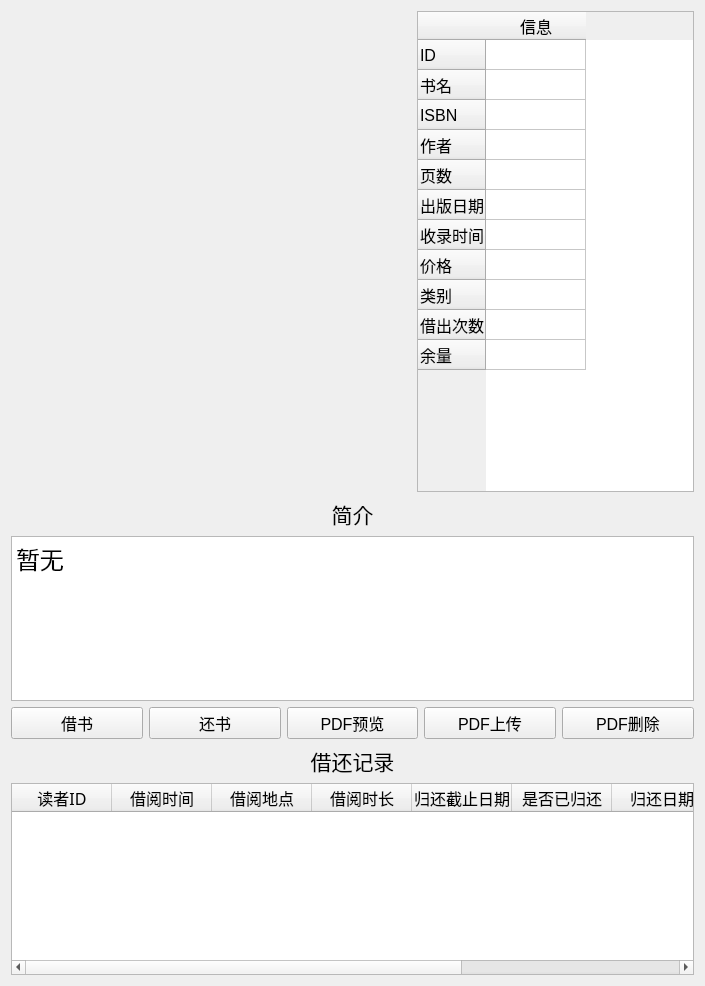
<?xml version="1.0" encoding="UTF-8"?>
<ui version="4.0">
 <class>BookDetailWidget</class>
 <widget class="QWidget" name="BookDetailWidget">
  <property name="geometry">
   <rect>
    <x>0</x>
    <y>0</y>
    <width>705</width>
    <height>986</height>
   </rect>
  </property>
  <property name="sizePolicy">
   <sizepolicy hsizetype="Expanding" vsizetype="Expanding">
    <horstretch>0</horstretch>
    <verstretch>0</verstretch>
   </sizepolicy>
  </property>
  <property name="minimumSize">
   <size>
    <width>230</width>
    <height>480</height>
   </size>
  </property>
  <property name="windowTitle">
   <string>Form</string>
  </property>
  <layout class="QVBoxLayout" name="verticalLayout_3">
   <item>
    <layout class="QVBoxLayout" name="verticalLayout_2" stretch="2,1,0,0">
     <item>
      <layout class="QHBoxLayout" name="horizontalLayout_2" stretch="0,0,0">
       <item>
        <widget class="QLabel" name="book_cover">
         <property name="sizePolicy">
          <sizepolicy hsizetype="Expanding" vsizetype="Expanding">
           <horstretch>0</horstretch>
           <verstretch>0</verstretch>
          </sizepolicy>
         </property>
         <property name="minimumSize">
          <size>
           <width>360</width>
           <height>480</height>
          </size>
         </property>
         <property name="maximumSize">
          <size>
           <width>360</width>
           <height>480</height>
          </size>
         </property>
         <property name="text">
          <string/>
         </property>
        </widget>
       </item>
       <item>
        <spacer name="horizontalSpacer">
         <property name="orientation">
          <enum>Qt::Horizontal</enum>
         </property>
         <property name="sizeType">
          <enum>QSizePolicy::Fixed</enum>
         </property>
         <property name="sizeHint" stdset="0">
          <size>
           <width>40</width>
           <height>20</height>
          </size>
         </property>
        </spacer>
       </item>
       <item>
        <widget class="QTableWidget" name="book_info">
         <property name="sizePolicy">
          <sizepolicy hsizetype="Expanding" vsizetype="Expanding">
           <horstretch>0</horstretch>
           <verstretch>0</verstretch>
          </sizepolicy>
         </property>
         <row>
          <property name="text">
           <string>ID</string>
          </property>
          <property name="font">
           <font>
            <pointsize>12</pointsize>
           </font>
          </property>
         </row>
         <row>
          <property name="text">
           <string>书名</string>
          </property>
          <property name="font">
           <font>
            <pointsize>12</pointsize>
           </font>
          </property>
         </row>
         <row>
          <property name="text">
           <string>ISBN</string>
          </property>
          <property name="font">
           <font>
            <pointsize>12</pointsize>
           </font>
          </property>
         </row>
         <row>
          <property name="text">
           <string>作者</string>
          </property>
          <property name="font">
           <font>
            <pointsize>12</pointsize>
           </font>
          </property>
         </row>
         <row>
          <property name="text">
           <string>页数</string>
          </property>
          <property name="font">
           <font>
            <pointsize>12</pointsize>
           </font>
          </property>
         </row>
         <row>
          <property name="text">
           <string>出版日期</string>
          </property>
          <property name="font">
           <font>
            <pointsize>12</pointsize>
           </font>
          </property>
         </row>
         <row>
          <property name="text">
           <string>收录时间</string>
          </property>
          <property name="font">
           <font>
            <pointsize>12</pointsize>
           </font>
          </property>
         </row>
         <row>
          <property name="text">
           <string>价格</string>
          </property>
          <property name="font">
           <font>
            <pointsize>12</pointsize>
           </font>
          </property>
         </row>
         <row>
          <property name="text">
           <string>类别</string>
          </property>
          <property name="font">
           <font>
            <pointsize>12</pointsize>
           </font>
          </property>
         </row>
         <row>
          <property name="text">
           <string>借出次数</string>
          </property>
          <property name="font">
           <font>
            <pointsize>12</pointsize>
           </font>
          </property>
         </row>
         <row>
          <property name="text">
           <string>余量</string>
          </property>
          <property name="font">
           <font>
            <pointsize>12</pointsize>
           </font>
          </property>
         </row>
         <column>
          <property name="text">
           <string>信息</string>
          </property>
          <property name="font">
           <font>
            <pointsize>12</pointsize>
           </font>
          </property>
         </column>
         <item row="0" column="0">
          <property name="text">
           <string/>
          </property>
          <property name="font">
           <font>
            <pointsize>12</pointsize>
           </font>
          </property>
         </item>
        </widget>
       </item>
      </layout>
     </item>
     <item>
      <layout class="QVBoxLayout" name="verticalLayout_5" stretch="1">
       <item>
        <layout class="QVBoxLayout" name="verticalLayout">
         <item>
          <widget class="QLabel" name="brief_intro">
           <property name="font">
            <font>
             <pointsize>16</pointsize>
             <weight>50</weight>
             <bold>false</bold>
            </font>
           </property>
           <property name="focusPolicy">
            <enum>Qt::NoFocus</enum>
           </property>
           <property name="layoutDirection">
            <enum>Qt::LeftToRight</enum>
           </property>
           <property name="text">
            <string>简介</string>
           </property>
           <property name="alignment">
            <set>Qt::AlignCenter</set>
           </property>
          </widget>
         </item>
         <item>
          <widget class="QTextEdit" name="intro_content">
           <property name="html">
            <string>&lt;!DOCTYPE HTML PUBLIC &quot;-//W3C//DTD HTML 4.0//EN&quot; &quot;http://www.w3.org/TR/REC-html40/strict.dtd&quot;&gt;
&lt;html&gt;&lt;head&gt;&lt;meta name=&quot;qrichtext&quot; content=&quot;1&quot; /&gt;&lt;style type=&quot;text/css&quot;&gt;
p, li { white-space: pre-wrap; }
&lt;/style&gt;&lt;/head&gt;&lt;body style=&quot; font-family:'SimSun'; font-size:9pt; font-weight:400; font-style:normal;&quot;&gt;
&lt;p style=&quot; margin-top:0px; margin-bottom:0px; margin-left:0px; margin-right:0px; -qt-block-indent:0; text-indent:0px;&quot;&gt;&lt;span style=&quot; font-size:18pt;&quot;&gt;暂无&lt;/span&gt;&lt;/p&gt;
&lt;p style=&quot;-qt-paragraph-type:empty; margin-top:0px; margin-bottom:0px; margin-left:0px; margin-right:0px; -qt-block-indent:0; text-indent:0px; font-size:16pt;&quot;&gt;&lt;br /&gt;&lt;/p&gt;&lt;/body&gt;&lt;/html&gt;</string>
           </property>
          </widget>
         </item>
         <item>
          <layout class="QHBoxLayout" name="horizontalLayout">
           <item>
            <widget class="QPushButton" name="book_borrow">
             <property name="font">
              <font>
               <pointsize>12</pointsize>
              </font>
             </property>
             <property name="text">
              <string>借书</string>
             </property>
             <property name="icon">
              <iconset resource="res.qrc">
               <normaloff>:/icons/icons/图书借阅.ico</normaloff>:/icons/icons/图书借阅.ico</iconset>
             </property>
            </widget>
           </item>
           <item>
            <widget class="QPushButton" name="book_return">
             <property name="font">
              <font>
               <pointsize>12</pointsize>
              </font>
             </property>
             <property name="text">
              <string>还书</string>
             </property>
             <property name="icon">
              <iconset resource="res.qrc">
               <normaloff>:/icons/icons/图书归还.ico</normaloff>:/icons/icons/图书归还.ico</iconset>
             </property>
            </widget>
           </item>
           <item>
            <widget class="QPushButton" name="PDF_preview">
             <property name="font">
              <font>
               <pointsize>12</pointsize>
              </font>
             </property>
             <property name="text">
              <string>PDF预览</string>
             </property>
             <property name="icon">
              <iconset resource="res.qrc">
               <normaloff>:/icons/icons/图书预览.ico</normaloff>:/icons/icons/图书预览.ico</iconset>
             </property>
            </widget>
           </item>
           <item>
            <widget class="QPushButton" name="PDF_upload">
             <property name="font">
              <font>
               <pointsize>12</pointsize>
              </font>
             </property>
             <property name="text">
              <string>PDF上传</string>
             </property>
             <property name="icon">
              <iconset resource="res.qrc">
               <normaloff>:/icons/icons/PDF导入.ico</normaloff>:/icons/icons/PDF导入.ico</iconset>
             </property>
            </widget>
           </item>
           <item>
            <widget class="QPushButton" name="PDF_delete">
             <property name="font">
              <font>
               <pointsize>12</pointsize>
              </font>
             </property>
             <property name="text">
              <string>PDF删除</string>
             </property>
             <property name="icon">
              <iconset resource="res.qrc">
               <normaloff>:/icons/icons/PDF删除.ico</normaloff>:/icons/icons/PDF删除.ico</iconset>
             </property>
            </widget>
           </item>
          </layout>
         </item>
        </layout>
       </item>
      </layout>
     </item>
     <item>
      <widget class="QLabel" name="label">
       <property name="font">
        <font>
         <pointsize>16</pointsize>
        </font>
       </property>
       <property name="text">
        <string>借还记录</string>
       </property>
       <property name="alignment">
        <set>Qt::AlignCenter</set>
       </property>
      </widget>
     </item>
     <item>
      <widget class="QTableWidget" name="BRLog_table">
       <column>
        <property name="text">
         <string>读者ID</string>
        </property>
        <property name="font">
         <font>
          <family>宋体</family>
          <pointsize>12</pointsize>
         </font>
        </property>
        <property name="textAlignment">
         <set>AlignCenter</set>
        </property>
       </column>
       <column>
        <property name="text">
         <string>借阅时间</string>
        </property>
        <property name="font">
         <font>
          <family>宋体</family>
          <pointsize>12</pointsize>
         </font>
        </property>
        <property name="textAlignment">
         <set>AlignCenter</set>
        </property>
       </column>
       <column>
        <property name="text">
         <string>借阅地点</string>
        </property>
        <property name="font">
         <font>
          <family>宋体</family>
          <pointsize>12</pointsize>
         </font>
        </property>
        <property name="textAlignment">
         <set>AlignCenter</set>
        </property>
       </column>
       <column>
        <property name="text">
         <string>借阅时长</string>
        </property>
        <property name="font">
         <font>
          <family>宋体</family>
          <pointsize>12</pointsize>
         </font>
        </property>
        <property name="textAlignment">
         <set>AlignCenter</set>
        </property>
       </column>
       <column>
        <property name="text">
         <string>归还截止日期</string>
        </property>
        <property name="font">
         <font>
          <family>宋体</family>
          <pointsize>12</pointsize>
         </font>
        </property>
        <property name="textAlignment">
         <set>AlignCenter</set>
        </property>
       </column>
       <column>
        <property name="text">
         <string>是否已归还</string>
        </property>
        <property name="font">
         <font>
          <family>宋体</family>
          <pointsize>12</pointsize>
         </font>
        </property>
        <property name="textAlignment">
         <set>AlignCenter</set>
        </property>
       </column>
       <column>
        <property name="text">
         <string>归还日期</string>
        </property>
        <property name="font">
         <font>
          <family>宋体</family>
          <pointsize>12</pointsize>
         </font>
        </property>
        <property name="textAlignment">
         <set>AlignCenter</set>
        </property>
       </column>
       <column>
        <property name="text">
         <string>归还地点</string>
        </property>
        <property name="font">
         <font>
          <family>宋体</family>
          <pointsize>12</pointsize>
         </font>
        </property>
        <property name="textAlignment">
         <set>AlignCenter</set>
        </property>
       </column>
       <column>
        <property name="text">
         <string>实际借阅时长</string>
        </property>
        <property name="font">
         <font>
          <family>宋体</family>
          <pointsize>12</pointsize>
         </font>
        </property>
        <property name="textAlignment">
         <set>AlignCenter</set>
        </property>
       </column>
      </widget>
     </item>
    </layout>
   </item>
  </layout>
 </widget>
 <resources>
  <include location="res.qrc"/>
 </resources>
 <connections/>
</ui>
